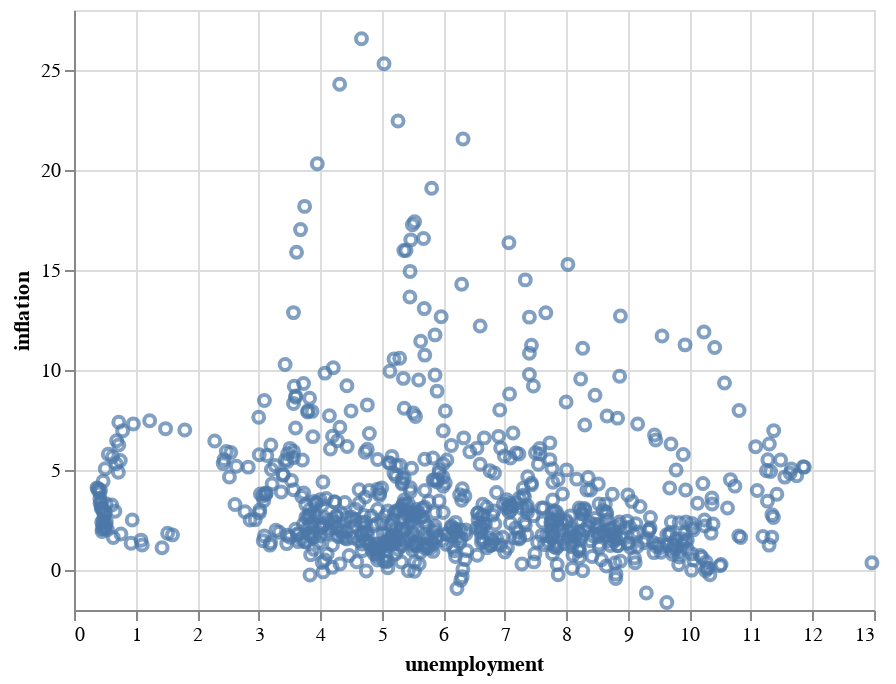

Notebook source saved alongside this figure:
### Markdown cell above
__The following command makes a basic plot from the dataframe `df` which contains all the countries. Can you enhance it by providing a title and encoding information to distinguish the various countries?__

### Code cell
chart = alt.Chart(df).mark_point().encode(
    x='unemployment',
    y='inflation',
    # find a way to separate on the graph data from France and US
)
chart

### Figure 1 — Vega-Lite specification as saved in the notebook (floating-point values rounded to 4 significant figures; data arrays with more than 128 entries replaced by an {"elided": "..."} marker saying what was removed)
{"config": {"view": {"continuousWidth": 400, "continuousHeight": 300}}, "data": {"name": "data-fadf9957ac13d05d3f3350711eea4cf4"}, "mark": "point", "encoding": {"x": {"type": "quantitative", "field": "unemployment"}, "y": {"type": "quantitative", "field": "inflation"}}, "$schema": "https://vega.github.io/schema/vega-lite/v4.8.1.json", "datasets": {"data-fadf9957ac13d05d3f3350711eea4cf4": {"elided": "796 records"}}}
